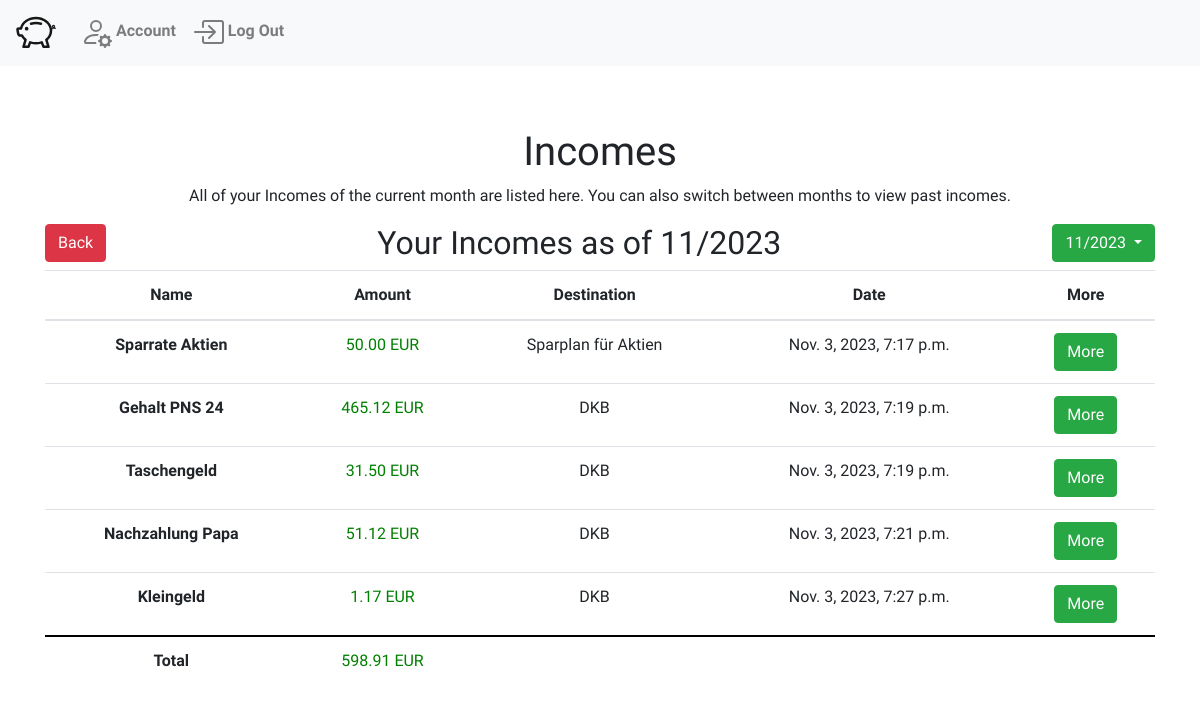
Page /incomes (signed in) on the committed database.
### WalletWise/models.py (models this page shows, shortened)
class MonthBudget(models.Model):
    dashboard = models.ForeignKey("Dashboard", on_delete=models.CASCADE, related_name="months")
    date = models.DateField(auto_now_add=True)
    @property
    def total_Income(self):
        if self.isValid():
            total_amount = Decimal(0)
            if self.fundsChanges.filter(is_expense=False).aggregate(amount_sum=models.Sum('amount'))['amount_sum']:
                total_amount = self.fundsChanges.filter(is_expense=False).aggregate(amount_sum=models.Sum('amount'))['amount_sum']
            return Decimal(total_amount).quantize(Decimal('0.00'), rounding=ROUND_DOWN) or 0  # Return 0 if no incomes are associated
        else:
            return "Invalid funds changes detected"
    @property
    def month(self):
        return self.date.month
    @property
    def year(self):
        return self.date.year
    def isValid(self):
        valid = True
        for fundsChange in self.fundsChanges.all():
            valid = valid and fundsChange.isValid()
        return valid

class FundsChange(models.Model):
    budget = models.ForeignKey("MonthBudget",related_name="fundsChanges", on_delete=models.CASCADE)
    title = models.CharField(max_length=64)
    description = models.CharField(max_length=200, default="No Description")
    amount = models.DecimalField(decimal_places=2, max_digits=20)
    destination = models.ForeignKey("Funds", related_name="associatedFundsChanges", on_delete=models.CASCADE)
    reoccuring = models.BooleanField(default=False)
    dateTime = models.DateTimeField(auto_now_add=True)
    is_expense = models.BooleanField(default=False, blank=False)
    def isValid(self):
        if self.is_expense:
            return self.amount < 0
        else:
            return self.amount >= 0

class Funds(models.Model):
    budget = models.ForeignKey("MonthBudget",related_name="funds", on_delete=models.CASCADE)
    title = models.CharField(max_length=64)
    amount = models.DecimalField(decimal_places=2, max_digits=20)
    defaultOwner = models.ForeignKey("User", related_name="defaultFunds", on_delete=models.DO_NOTHING, default=None, null=True)

### WalletWise/views.py (the view)
# urls.py: path("incomes", views.incomes, name="incomes"),
@login_required
def incomes(request):
    answer = viewsHelpers.getCurrentBudget(request)
    return render(request, "WalletWise/incomes.html", {
        'user': answer["user"],
        'budget': answer["currentBudget"],
        'dashboard' : answer["dashboard"]
    })

### WalletWise/viewsHelpers.py (called while the page is built)
def getCurrentBudget(request):
    user = request.user
    try:
        dashboard = Dashboard.objects.get(owner=user)
    except:
        dashboard = Dashboard.objects.create(owner=user)
    budgets = dashboard.months.all()
    currentBudget = ""
    for budget in budgets:
        if timezone.datetime.now().month == budget.month and timezone.datetime.now().year == budget.year:
            currentBudget = budget
            break
    if currentBudget == "":
        currentBudget = createBudget(dashboard)
    return {
        'currentBudget' : currentBudget,
        'user' : user,
        'dashboard' : dashboard
    }

### WalletWise/templates/WalletWise/incomes.html (shortened to what this page needs)
{% extends "WalletWise/layout.html" %}
{% block body %}
<div class="container text-center">
    <h1>Incomes</h1>
    <p>All of your Incomes of the current month are listed here. You can also switch between months to view past incomes.</p>
    <a style="float: left;" class="btn btn-danger" href="{% url 'dashboard' %}" role="button">Back</a>
    <h2 style="display: inline-block;">Your Incomes as of {{budget.month}}/{{budget.year}}</h2>
    <div style="float: right;" class="dropdown">
        <button class="btn btn-success dropdown-toggle" type="button" id="dropdownMenuButton" data-bs-toggle="dropdown" aria-haspopup="true" aria-expanded="false">
            {{budget.month}}/{{budget.year}}
        </button>
    </div>
    {% if budget.fundsChanges.all|length > 0 %}
            <table class="table">
                <thead>
                    <tr>
                        <th scope="col">Name</th>
                        <th scope="col">Amount</th>
                        <th scope="col">Destination</th>
                        <th scope="col">Date</th>
                        <th scope="col">More</th>
                    </tr>
                </thead>
                <tbody>
                    {% for fundsChange in budget.fundsChanges.all %}
                        {% if not fundsChange.is_expense %}
                        <tr>
                            <th scope="row">{{fundsChange.title}}</th>
                            <td style="color: green;">{{fundsChange.amount}} EUR</td>
                            <td>{{fundsChange.destination.title}}</td>
                            <td>{{fundsChange.dateTime}}</td>
                            <td><a class="btn btn-success" href="{% url 'fundsChange' id=fundsChange.id  %}" role="button">More</a></td>
                        </tr>
                        {% endif %}
                    {% endfor %}
                </tbody>
                <tfoot>
                    <th scope="row">Total</th>
                    <td style="color: green;">{{budget.total_Income}} EUR</td>
                    <td></td>
                    <td></td>
                    <td></td>
                </tfoot>
            </table>
        {% else %}
            <h1 class="my-5">No Incomes or Expenses made yet.</h1>
        {% endif %}
</div>
{% endblock %}

### WalletWise/templates/WalletWise/layout.html (shortened to what this page needs)
{% load static %}
<!DOCTYPE html>
<html>
    <head>
        <link rel="stylesheet" href="https://stackpath.bootstrapcdn.com/bootstrap/4.4.1/css/bootstrap.min.css">
        <link href="{% static 'WalletWise/styles.css' %}" rel="stylesheet">
    </head>
    <body>
        <nav class="navbar navbar-expand-lg navbar-light bg-light fixed-top">
            <ul class="navbar-nav mr-auto">
                {% if user.is_authenticated %}
                    <li class="nav-item">
                        <a class="navbar-brand" href="{% url 'dashboard' %}">
                        </a>
                    </li>
                    <li class="nav-item">
                        <a class="nav-link" href="{% url 'settings' %}">
                            <strong>Account</strong>
                        </a>
                    </li>
                    <li class="nav-item">
                        <a class="nav-link" href="{% url 'logout' %}">
                            <strong>Log Out</strong>
                        </a>
                    </li>
                {% endif %}
            </ul>
        </nav>
        <div class="body">
            {% block body %}
            {% endblock %}
        </div>
    </body>
</html>

### WalletWise/static/WalletWise/styles.css (style rules this page uses)
body { padding-top: 8rem; font-family: 'Inconsolata', monospace; }
.table tfoot th, .table tfoot td { border-top-width: 2px; border-bottom-width: 2px; border-color: #000; }

### rows in the picture
MonthBudget: month "11", year "2023", total_Income "598.91"
FundsChange: title "Sparrate Aktien", amount "50.00", destination "Sparplan für Aktien", dateTime "Nov. 3, 2023, 7:17 p.m."
FundsChange: title "Gehalt PNS 24", amount "465.12", destination "DKB", dateTime "Nov. 3, 2023, 7:19 p.m."
FundsChange: title "Taschengeld", amount "31.50", destination "DKB", dateTime "Nov. 3, 2023, 7:19 p.m."
FundsChange: title "Nachzahlung Papa", amount "51.12", destination "DKB", dateTime "Nov. 3, 2023, 7:21 p.m."
FundsChange: title "Kleingeld", amount "1.17", destination "DKB", dateTime "Nov. 3, 2023, 7:27 p.m."
